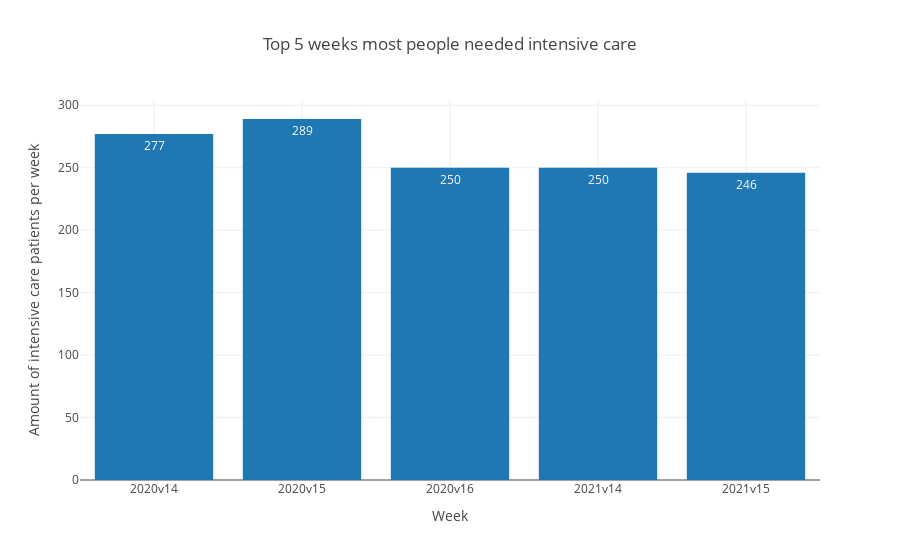

Here is the notebook cell this chart was saved with:
### Code cell
px.bar(df_top_intensive, x = "Week", y= "Amount of intensive care patients per week",title = "Top 5 weeks most people needed intensive care",text_auto=True)

### Figure 1 — Plotly figure (JSON) as saved in the notebook; plotly's stock layout.template omitted (floating-point values rounded to 4 significant figures)
{"data": [{"alignmentgroup": "True", "hovertemplate": "Week=%{x}<br>Amount of intensive care patients per week=%{y}<extra></extra>", "legendgroup": "", "marker": {"color": "#1F77B4", "pattern": {"shape": ""}}, "name": "", "offsetgroup": "", "orientation": "v", "showlegend": false, "textposition": "auto", "texttemplate": "%{y}", "type": "bar", "x": ["2020v14", "2020v15", "2020v16", "2021v14", "2021v15"], "xaxis": "x", "y": [277, 289, 250, 250, 246], "yaxis": "y"}], "layout": {"barmode": "relative", "legend": {"tracegroupgap": 0}, "title": {"text": "Top 5 weeks most people needed intensive care"}, "xaxis": {"anchor": "y", "domain": [0, 1], "title": {"text": "Week"}}, "yaxis": {"anchor": "x", "domain": [0, 1], "title": {"text": "Amount of intensive care patients per week"}}}}
